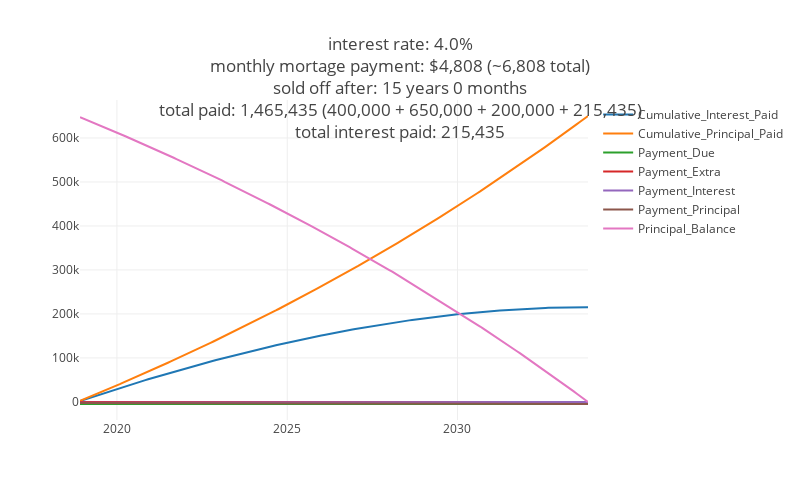

Notebook source saved alongside this figure:
### Code cell
calc_and_graph(interest_rate=0.04, loan_years=15, monthly_payment=0, chunk_payments=200000)

### Figure 1 — Plotly figure (JSON) as saved in the notebook; plotly's stock layout.template omitted (floating-point values rounded to 4 significant figures; data arrays with more than 128 entries replaced by an {"elided": "..."} marker saying what was removed)
{"data": [{"name": "Cumulative_Interest_Paid", "type": "scatter", "uid": "8039d6b9-dcd0-11e8-aa00-1831bf6ae617", "x": {"elided": "180 str values"}, "y": {"elided": "180 float values"}}, {"name": "Cumulative_Principal_Paid", "type": "scatter", "uid": "8039d6ba-dcd0-11e8-aa00-1831bf6ae617", "x": {"elided": "180 str values"}, "y": {"elided": "180 float values"}}, {"name": "Payment_Due", "type": "scatter", "uid": "8039d6bb-dcd0-11e8-aa00-1831bf6ae617", "x": {"elided": "180 str values"}, "y": {"elided": "180 float values"}}, {"name": "Payment_Extra", "type": "scatter", "uid": "8039d6bc-dcd0-11e8-aa00-1831bf6ae617", "x": {"elided": "180 str values"}, "y": {"elided": "180 int values"}}, {"name": "Payment_Interest", "type": "scatter", "uid": "8039d6bd-dcd0-11e8-aa00-1831bf6ae617", "x": {"elided": "180 str values"}, "y": {"elided": "180 float values"}}, {"name": "Payment_Principal", "type": "scatter", "uid": "8039d6be-dcd0-11e8-aa00-1831bf6ae617", "x": {"elided": "180 str values"}, "y": {"elided": "180 float values"}}, {"name": "Principal_Balance", "type": "scatter", "uid": "8039d6bf-dcd0-11e8-aa00-1831bf6ae617", "x": {"elided": "180 str values"}, "y": {"elided": "180 float values"}}], "layout": {"height": 500, "title": "interest rate: 4.0%<br>monthly mortage payment: $4,808 (~6,808 total)<br>sold off after: 15 years 0 months<br>total paid: 1,465,435 (400,000 + 650,000 + 200,000 + 215,435)<br>total interest paid: 215,435", "width": 800}}
